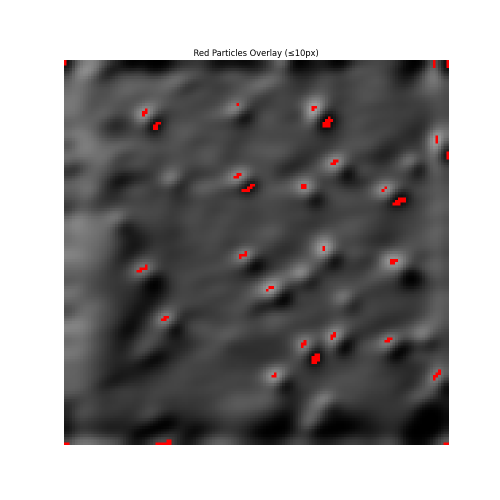
#> input picture particles_overlay.png, 1000 x 1000 px, given as the content of the folder Users/zebpalm/Exjobb 2025/BSE images/evaluation_images/topo1, which was not available (shown at 1/2 size)
$ python manual_thresholding.py
#> lines starting #> are read from the running program, lines starting #| are printed output that depends on the picture; after the words box and inside, x2 and y2 are one past the last pixel; in counts of white or black regions, pixels touching at a corner belong together; pictures that were not available may be replaced by others from this repository, and a replacement may not be noted
import cv2
import numpy as np
import os
from pathlib import Path

def preprocess_image(image, kernel_size=(9,9), sigma=2.0, block_size=3, constant=2):
    """
    Preprocess grayscale image with Gaussian blur, histogram equalization, and adaptive thresholding.

    Args:
        image: Input grayscale image
        kernel_size: Size of Gaussian kernel
        sigma: Standard deviation for Gaussian blur
        block_size: Size of a pixel neighborhood for adaptive thresholding (must be odd)
        constant: Constant subtracted from the mean or weighted mean

    Returns:
        Tuple of (preprocessed image, thresholded image, eroded_dilated image, filtered segmented image)
    """
#> called with kernel_size = (9, 9), sigma = 2, block_size = 3, constant = 2
    # Apply Gaussian blur
    blurred = cv2.GaussianBlur(image, kernel_size, sigma)

    # Apply histogram equalization first
    equalized = cv2.equalizeHist(blurred)
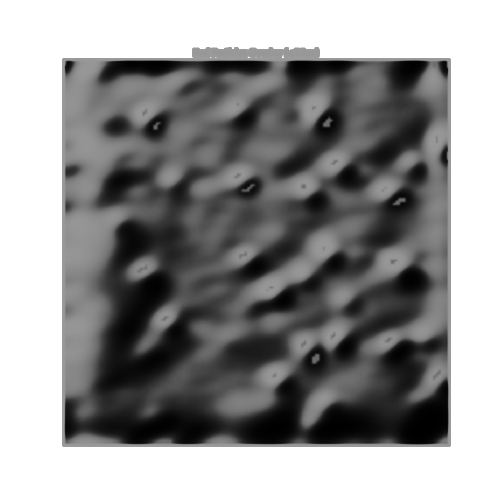
#> equalized: shape (1000, 1000) (shown at 1/2 size); min 0, max 255, mean 147.3

    # Apply adaptive thresholding
    # Ensure block_size is odd
    if block_size % 2 == 0:
        block_size += 1

    # Apply adaptive thresholding using Gaussian method
    adaptive_thresh = cv2.adaptiveThreshold(
        equalized,
        255,
        cv2.ADAPTIVE_THRESH_GAUSSIAN_C,
        cv2.THRESH_BINARY,
        block_size,
        constant
    )
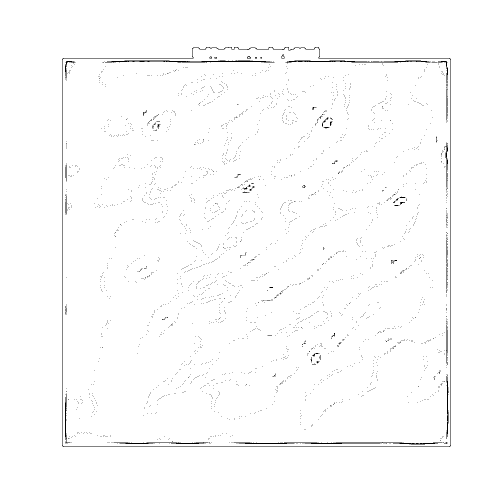
#> adaptive_thresh: shape (1000, 1000) (shown at 1/2 size); 98.8% white; black in thin lines or dots, all inside (x1, y1, x2, y2) = (124, 94, 902, 894)

    # First filtering step: Erosion and Dilation
    kernel = np.ones((7,7), np.uint8)
    eroded = cv2.erode(adaptive_thresh, kernel, iterations=1)
#> eroded: shape (1000, 1000); 86.4% white; 378 black regions, largest, box (x1, y1, x2, y2) and area: (121, 91, 905, 897) 46004, (279, 326, 366, 417) 2498, (359, 471, 487, 548) 1728
    eroded_dilated = cv2.dilate(eroded, kernel, iterations=1)
#> eroded_dilated: shape (1000, 1000); 97.1% white; 1610 black regions (1472 under 20 px), largest, box (x1, y1, x2, y2) and area: (124, 94, 902, 894) 19263, (474, 366, 510, 386) 367, (444, 306, 474, 330) 246

    # Find connected components in the filtered image
    num_labels, labels, stats, centroids = cv2.connectedComponentsWithStats(eroded_dilated, connectivity=8)
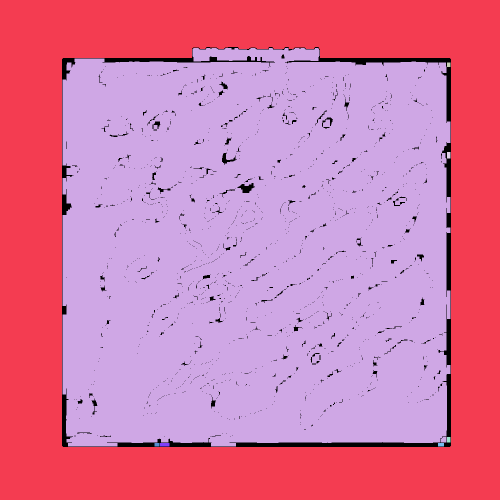
#> labels: shape (1000, 1000) int32 (shown at 1/2 size); 9 distinct labels, from 0 to 8; one colour per label, 0 black
#> num_labels = 9; stats = [[124, 94, 778, 800, 28833], [0, 0, 1000, 1000, 389674], [125, 96, 776, 797, 580975], [894, 125, 7, 9, 63], [894, 304, 7, 13, 91], [894, 874, 7, 11, 77], [309, 886, 10, 7, 70], [320, 886, 19, 7, 133], [876, 886, 12, 7, 84]]; centroids = [[568.7, 494.4], [479.2, 496.8], [509.6, 501.4], [897, 129], [897, 310], [897, 879], [313.5, 889], [329, 889], [881.5, 889]]

    # Create a mask for regions that meet our criteria
    mask = np.zeros_like(eroded_dilated)

    # Filter regions based on size and shape
    min_area = 1000  # Minimum area in pixels
    max_area = 100000  # Maximum area in pixels
    min_solidity = 0.67  # Minimum solidity (area / convex hull area)

    for i in range(1, num_labels):  # Skip background (label 0)
        area = stats[i, cv2.CC_STAT_AREA]

        # Get the contour of this region
        region_mask = (labels == i).astype(np.uint8) * 255
        contours, _ = cv2.findContours(region_mask, cv2.RETR_EXTERNAL, cv2.CHAIN_APPROX_SIMPLE)

        if len(contours) > 0:
            contour = contours[0]
            # Calculate solidity
            hull = cv2.convexHull(contour)
            hull_area = cv2.contourArea(hull)
            solidity = float(area) / hull_area if hull_area > 0 else 0

            # Keep region if it meets our criteria
            if (min_area <= area <= max_area) and (solidity >= min_solidity):
                mask[labels == i] = 255
#> this loop made 8 passes
#> (area, contour, hull, hull_area, solidity) on passes 1, 3, 4, 5, 6, 7: (389674, [[0, 0], [0, 999], [999, 999], [999, 0]], [[999, 0], [999, 999], [0, 999], [0, 0]], 998001, 0.39), (63, [[894, 125], [894, 133], [900, 133], [900, 125]], [[900, 125], [900, 133], [894, 133], [894, 125]], 48, 1.31), (91, [[894, 304], [894, 316], [900, 316], [900, 304]], [[900, 304], [900, 316], [894, 316], [894, 304]], 72, 1.26), (77, [[894, 874], [894, 884], [900, 884], [900, 874]], [[900, 874], [900, 884], [894, 884], [894, 874]], 60, 1.28), (70, [[309, 886], [309, 892], [318, 892], [318, 886]], [[318, 886], [318, 892], [309, 892], [309, 886]], 54, 1.3), (133, [[320, 886], [320, 892], [338, 892], [338, 886]], [[338, 886], [338, 892], [320, 892], [320, 886]], 108, 1.23)
#> (area, hull_area, solidity) on pass 2: (580975, 606492, 0.958)
#> pass 1, in preprocess_image, `region_mask = (labels == i).astype(np.uint8) * 255`:
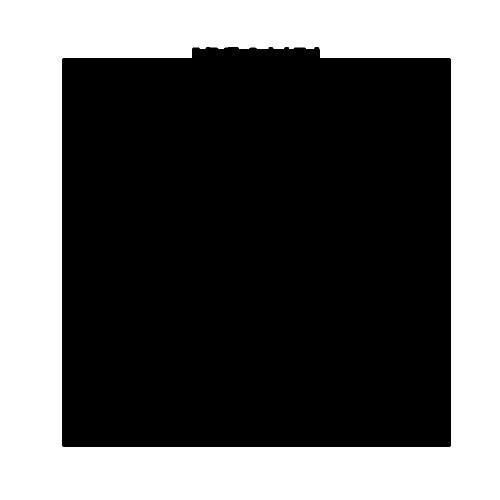
#> region_mask: shape (1000, 1000) (shown at 1/2 size); 39% white; 1 white region, box (x1, y1, x2, y2) and area: (0, 0, 1000, 1000) 389674
#> pass 2, in preprocess_image, `region_mask = (labels == i).astype(np.uint8) * 255`:
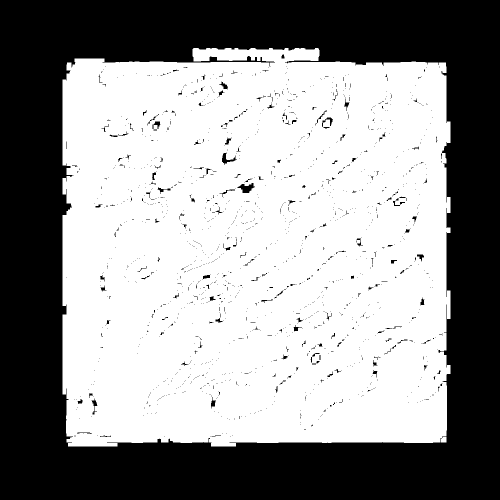
#> region_mask: shape (1000, 1000) (shown at 1/2 size); 58.1% white; 1610 black regions (1472 under 20 px), largest, box (x1, y1, x2, y2) and area: (0, 0, 1000, 1000) 409455, (474, 366, 510, 386) 367, (444, 306, 474, 330) 246
#> pass 3, in preprocess_image, `region_mask = (labels == i).astype(np.uint8) * 255`:
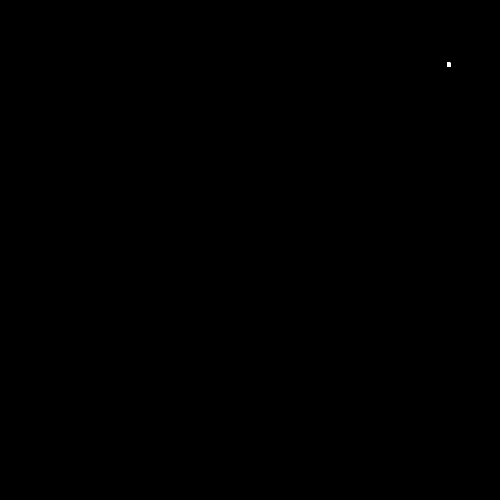
#> region_mask: shape (1000, 1000) (shown at 1/2 size); 0.01% white; 1 white region, box (x1, y1, x2, y2) and area: (894, 125, 901, 134) 63
#> after the loop: mask: shape (1000, 1000); every value is 0
#> after the loop: region_mask: shape (1000, 1000); 0.01% white; 1 white region, box (x1, y1, x2, y2) and area: (876, 886, 888, 893) 84

    # Apply morphological operations to clean up the segmentation
    kernel = np.ones((5,5), np.uint8)
    segmented = cv2.morphologyEx(mask, cv2.MORPH_CLOSE, kernel)
    segmented = cv2.morphologyEx(segmented, cv2.MORPH_OPEN, kernel)

    return equalized, adaptive_thresh, eroded_dilated, segmented

def create_comparison_image(original, preprocessed, thresholded, eroded_dilated, filtered_segmented):
    """
    Create a side-by-side comparison of original, preprocessed, and both segmented images with labels.

    Args:
        original: Original image sample
        preprocessed: Preprocessed image sample (after Gaussian blur and histogram equalization)
        thresholded: Image after adaptive thresholding
        eroded_dilated: Image after erosion and dilation
        filtered_segmented: Image segmented and filtered by size/shape

    Returns:
        Combined image with all five versions side by side
    """
    # Ensure all images are the same height
    h1, w1 = original.shape
#> h1 = 1000; w1 = 1000
    h2, w2 = preprocessed.shape
#> h2 = 1000; w2 = 1000
    h3, w3 = thresholded.shape
#> h3 = 1000; w3 = 1000
    h4, w4 = eroded_dilated.shape
#> h4 = 1000; w4 = 1000
    h5, w5 = filtered_segmented.shape
#> h5 = 1000; w5 = 1000
    height = max(h1, h2, h3, h4, h5)
#> height = 1000

    # Create a white background image with extra space for labels
    comparison = np.ones((height + 30, w1 + w2 + w3 + w4 + w5 + 40), dtype=np.uint8) * 255

    # Place images side by side
    comparison[30:30+h1, :w1] = original
    comparison[30:30+h2, w1+10:w1+10+w2] = preprocessed
    comparison[30:30+h3, w1+w2+20:w1+w2+20+w3] = thresholded
    comparison[30:30+h4, w1+w2+w3+30:w1+w2+w3+30+w4] = eroded_dilated
    comparison[30:30+h5, w1+w2+w3+w4+40:] = filtered_segmented

    # Add vertical lines between images
    comparison[30:, w1:w1+10] = 0
    comparison[30:, w1+w2+10:w1+w2+20] = 0
    comparison[30:, w1+w2+w3+20:w1+w2+w3+30] = 0
    comparison[30:, w1+w2+w3+w4+30:w1+w2+w3+w4+40] = 0
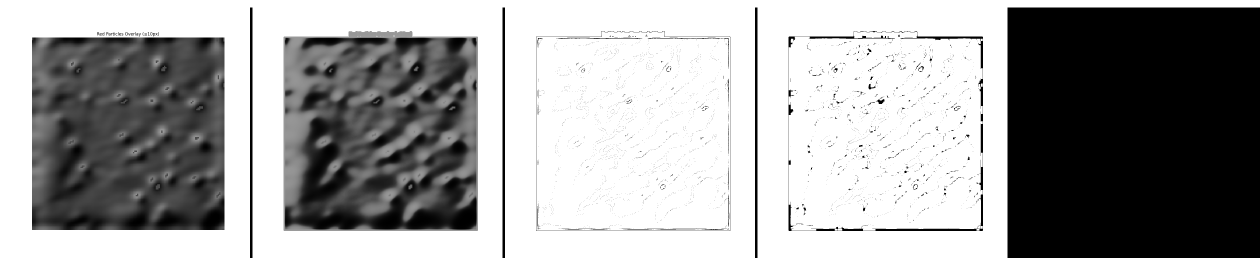
#> comparison: shape (1030, 5040) (shown at 1/4 size); min 0, max 255, mean 159.6

    # Add labels with smaller font
    font = cv2.FONT_HERSHEY_SIMPLEX
    font_scale = 0.5  # Smaller font size
    thickness = 1    # Thinner text

    # Calculate text positions
    text_y = 20
    cv2.putText(comparison, "Original", (w1//2 - 30, text_y), font, font_scale, 0, thickness)
#> comparison: shape (1030, 5040); under 0.01% of pixels changed, all inside (x1, y1, x2, y2) = (472, 9, 527, 25)
    cv2.putText(comparison, "Preprocessed", (w1 + w2//2 - 40, text_y), font, font_scale, 0, thickness)
#> comparison: shape (1030, 5040); min 0, max 255, mean 159.6
    cv2.putText(comparison, "Adaptive Thresholded", (w1 + w2 + w3//2 - 50, text_y), font, font_scale, 0, thickness)
#> comparison: shape (1030, 5040); min 0, max 255, mean 159.5
    cv2.putText(comparison, "Eroded & Dilated", (w1 + w2 + w3 + w4//2 - 40, text_y), font, font_scale, 0, thickness)
#> comparison: shape (1030, 5040); min 0, max 255, mean 159.5
    cv2.putText(comparison, "Filtered", (w1 + w2 + w3 + w4 + w5//2 - 20, text_y), font, font_scale, 0, thickness)
#> comparison: shape (1030, 5040); min 0, max 255, mean 159.5

    return comparison

def main():
    # Input and output base directories
    # base_input_dir = Path("/Users/zebpalm/Exjobb 2025/BSE images/topo1/Top_180_divided_samples")
    # base_output_dir = Path("/Users/zebpalm/Exjobb 2025/Coding/adaptive_threshold_filtered")

    base_input_dir = Path("/Users/zebpalm/Exjobb 2025/BSE images/evaluation_images/topo1")
    base_output_dir = Path("/Users/zebpalm/Exjobb 2025/Coding/adaptive_threshold_filtered/evaluation_images_topo1")

    # Get all subdirectories in the input directory
    subdirs = [d for d in base_input_dir.iterdir() if d.is_dir()]

    # If no subdirectories found, process the base directory itself
    if not subdirs:
        subdirs = [base_input_dir]

    for input_dir in subdirs:
        # Create corresponding output directory
        output_dir = base_output_dir / input_dir.name
        output_dir.mkdir(parents=True, exist_ok=True)

        #print(f"\nProcessing images from: {input_dir}")
        #print(f"Saving processed images to: {output_dir}")

        # Process each image in the input directory
        for img_path in input_dir.glob("*.png"):
            #print(f"Processing: {img_path}")
            # Read image
            image = cv2.imread(str(img_path), cv2.IMREAD_GRAYSCALE)
            if image is None:
                print(f"Could not read image: {img_path}")
                continue

            # Preprocess image with default parameters
            preprocessed, thresholded, eroded_dilated, filtered = preprocess_image(image)

            # Create comparison image
            comparison = create_comparison_image(
                image,
                preprocessed,
                thresholded,
                eroded_dilated,
                filtered
            )

            # Save comparison image
            comparison_path = output_dir / f"comparison_{img_path.stem}.png"
            cv2.imwrite(str(comparison_path), comparison)
            #print(f"Saved comparison: {comparison_path}")

if __name__ == "__main__":
    main()
